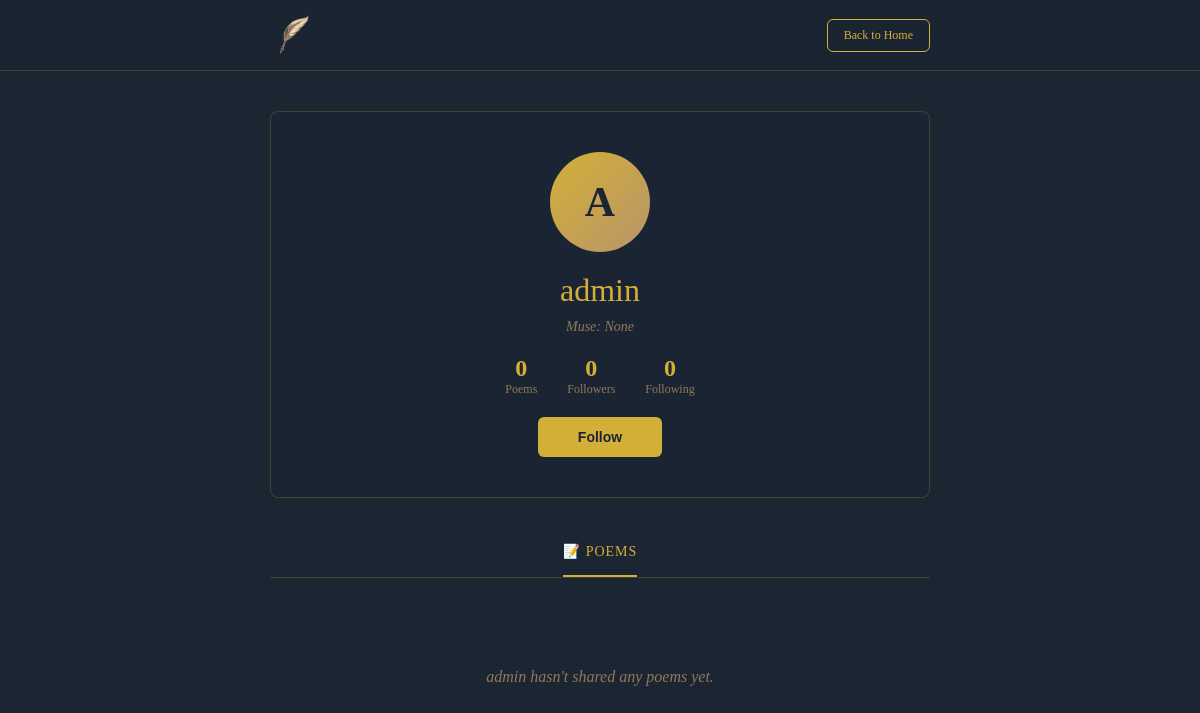
Page /user/16 (signed in) on the earlier database version.
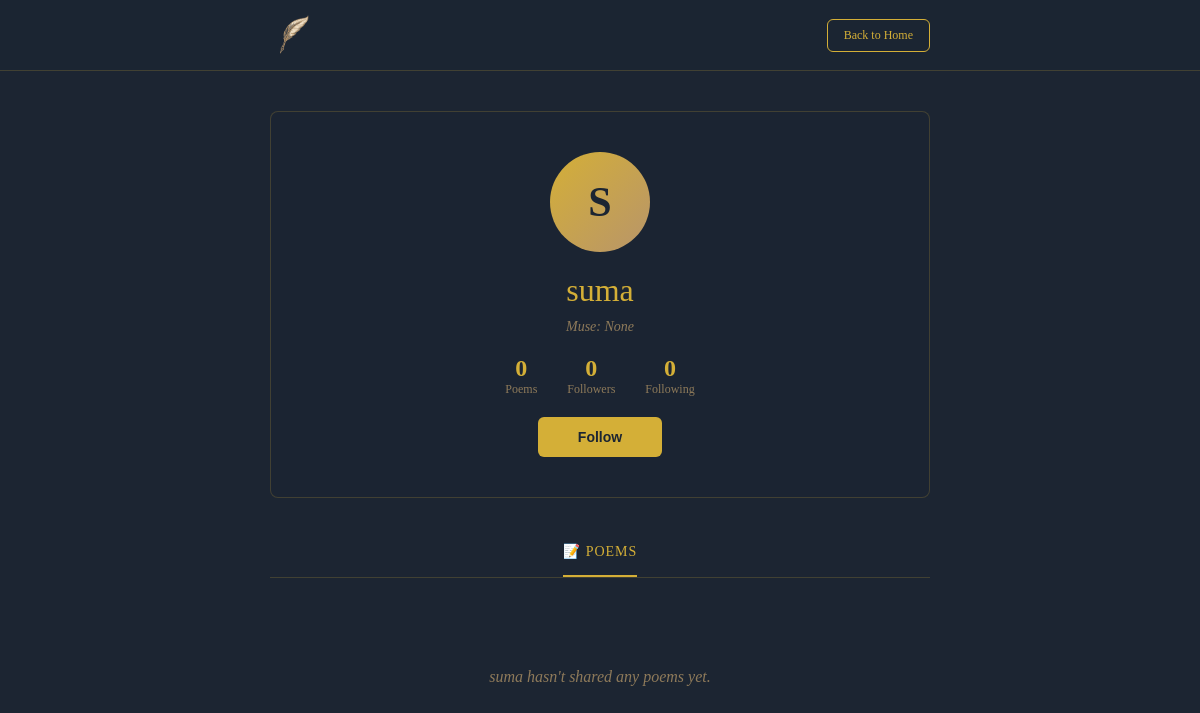
Same page on the later database version.
### models.py (models this page shows, shortened)
class User(UserMixin, db.Model):
    __tablename__ = 'users'
    id = db.Column(db.Integer, primary_key=True)
    username = db.Column(db.String(80), unique=True, nullable=False)
    email = db.Column(db.String(120), unique=True, nullable=False)
    password_hash = db.Column(db.String(255), nullable=False)
    age = db.Column(db.Integer, nullable=True)
    favorite_poet = db.Column(db.String(100), nullable=True)
    is_admin = db.Column(db.Boolean, default=False)
    has_seen_tutorial = db.Column(db.Boolean, default=False)
    subscription_tier = db.Column(db.String(20), default='free')  # free, plus, pro
    subscription_expires = db.Column(db.DateTime, nullable=True)
    created_at = db.Column(db.DateTime, default=datetime.utcnow)
    last_login = db.Column(db.DateTime, nullable=True)
    privacy_settings = db.Column(db.Text, nullable=True)  # Encrypted JSON
    is_banned = db.Column(db.Boolean, default=False)
    ban_reason = db.Column(db.String(500), nullable=True)
    failed_login_attempts = db.Column(db.Integer, default=0)
    account_locked_until = db.Column(db.DateTime, nullable=True)
    email_verified = db.Column(db.Boolean, default=False)
    two_factor_enabled = db.Column(db.Boolean, default=False)
    data_sharing_consent = db.Column(db.Boolean, default=False)
    poems = db.relationship('Poem', backref='author', lazy=True)
    comments = db.relationship('Comment', backref='author', lazy=True)
    saved_poems = db.relationship('SavedPoem', backref='user', lazy=True, cascade='all, delete-orphan')
    likes = db.relationship('Like', backref='user', lazy=True, cascade='all, delete-orphan')
    notifications = db.relationship('Notification', backref='user', lazy=True, cascade='all, delete-orphan')
    highlights = db.relationship('Highlight', backref='user', lazy=True, cascade='all, delete-orphan')
    following = db.relationship('Follow', foreign_keys='Follow.follower_id', backref='follower', lazy='dynamic', cascade='all, delete-orphan')
    followers = db.relationship('Follow', foreign_keys='Follow.followed_id', backref='followed', lazy='dynamic', cascade='all, delete-orphan')

### app.py (the view)
    @app.route('/user/<int:user_id>')
    @login_required
    def user_profile(user_id):
        from models import Follow, Highlight
        user = User.query.get_or_404(user_id)
        poems = Poem.query.filter_by(user_id=user_id, is_classic=False).order_by(Poem.created_at.desc()).all()
        is_following = Follow.query.filter_by(follower_id=current_user.id, followed_id=user_id).first() is not None
        followers_count = Follow.query.filter_by(followed_id=user_id).count()
        following_count = Follow.query.filter_by(follower_id=user_id).count()
        highlights = Highlight.query.filter_by(user_id=user_id).all()
        return render_template('user_profile.html', user=user, poems=poems, is_following=is_following,
                             followers_count=followers_count, following_count=following_count, highlights=highlights)

### templates/user_profile.html (shortened to what this page needs)
<!DOCTYPE html>
<html>
<head>
</head>
<body>
    <nav class="navbar">
        <div class="nav-container">
            <a href="/home" class="logo">
                <img src="{{ url_for('static', filename='images/logo.png') }}" alt="Poetry Vault" style="height: 40px; width: auto; vertical-align: middle;">
            </a>
            <a href="/home" class="btn-back">Back to Home</a>
        </div>
    </nav>
    <div class="container">
        <div class="profile-header">
            <div class="avatar-large">{{ user.username[0].upper() }}</div>
            <h1>{{ user.username }}</h1>
            <p>Muse: {{ user.favorite_poet }}</p>
            <div class="stats">
                <div class="stat"><div class="stat-number">{{ poems|length }}</div><div class="stat-label">Poems</div></div>
                <a href="/user/{{ user.id }}/followers" class="stat" style="text-decoration: none; color: inherit;">
                    <div class="stat-number" id="followers-count">{{ followers_count }}</div>
                    <div class="stat-label">Followers</div>
                </a>
                <a href="/user/{{ user.id }}/following" class="stat" style="text-decoration: none; color: inherit;">
                    <div class="stat-number">{{ following_count }}</div>
                    <div class="stat-label">Following</div>
                </a>
            </div>
            {% if current_user.id != user.id %}
                <button class="follow-btn {% if is_following %}following{% endif %}" id="follow-btn" onclick="toggleFollow({{ user.id }})">
                    {% if is_following %}Following{% else %}Follow{% endif %}
                </button>
            {% endif %}
        </div>
        <div class="tabs">
            <div class="tab active">📝 Poems</div>
        </div>
        {% if poems %}
        <div class="poems-grid">
            {% for poem in poems %}
            <a href="/poem/{{ poem.id }}" style="text-decoration: none; color: inherit;">
                <div class="grid-item">
                    <div class="grid-item-content">
                        <div class="grid-poem-title">{{ poem.title }}</div>
                        <div class="grid-poem-preview">{{ poem.content }}</div>
                    </div>
                    <div class="grid-overlay">
                        <div class="grid-stat">❤️ {{ poem.likes|length }}</div>
                        <div class="grid-stat">💬 {{ poem.comments|length }}</div>
                    </div>
                </div>
            </a>
            {% endfor %}
        </div>
        {% else %}
        <div class="empty-state">
            {% if current_user.id == user.id %}
                No poems yet. Share your first verse with the world!
            {% else %}
                {{ user.username }} hasn't shared any poems yet.
            {% endif %}
        </div>
        {% endif %}
    </div>
</body>
</html>

Differences in the rows shown:
changed User "None": username "A" → "S"; username "admin" → "suma"
